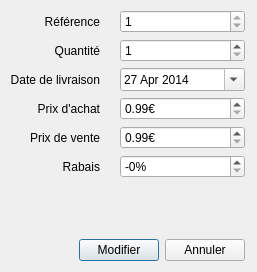
<?xml version="1.0" encoding="UTF-8"?>
<ui version="4.0">
 <class>ModifArticleDialog</class>
 <widget class="QDialog" name="ModifArticleDialog">
  <property name="windowModality">
   <enum>Qt::WindowModal</enum>
  </property>
  <property name="geometry">
   <rect>
    <x>0</x>
    <y>0</y>
    <width>257</width>
    <height>272</height>
   </rect>
  </property>
  <property name="windowTitle">
   <string>Modification d'un article</string>
  </property>
  <widget class="QWidget" name="layoutWidget">
   <property name="geometry">
    <rect>
     <x>10</x>
     <y>10</y>
     <width>235</width>
     <height>251</height>
    </rect>
   </property>
   <layout class="QVBoxLayout" name="verticalLayout">
    <property name="margin">
     <number>0</number>
    </property>
    <item>
     <layout class="QFormLayout" name="formLayout">
      <property name="fieldGrowthPolicy">
       <enum>QFormLayout::AllNonFixedFieldsGrow</enum>
      </property>
      <property name="labelAlignment">
       <set>Qt::AlignRight|Qt::AlignTrailing|Qt::AlignVCenter</set>
      </property>
      <property name="horizontalSpacing">
       <number>20</number>
      </property>
      <item row="0" column="0">
       <widget class="QLabel" name="label">
        <property name="text">
         <string>Référence</string>
        </property>
        <property name="alignment">
         <set>Qt::AlignRight|Qt::AlignTrailing|Qt::AlignVCenter</set>
        </property>
       </widget>
      </item>
      <item row="0" column="1">
       <widget class="QSpinBox" name="spinBox_modele">
        <property name="readOnly">
         <bool>true</bool>
        </property>
        <property name="prefix">
         <string/>
        </property>
        <property name="minimum">
         <number>1</number>
        </property>
        <property name="maximum">
         <number>99999999</number>
        </property>
       </widget>
      </item>
      <item row="1" column="0">
       <widget class="QLabel" name="label_4">
        <property name="text">
         <string>Quantité</string>
        </property>
        <property name="alignment">
         <set>Qt::AlignRight|Qt::AlignTrailing|Qt::AlignVCenter</set>
        </property>
       </widget>
      </item>
      <item row="1" column="1">
       <widget class="QSpinBox" name="spinBox_quantite">
        <property name="minimum">
         <number>1</number>
        </property>
        <property name="maximum">
         <number>99</number>
        </property>
        <property name="value">
         <number>1</number>
        </property>
       </widget>
      </item>
      <item row="2" column="0">
       <widget class="QLabel" name="label_5">
        <property name="text">
         <string>Date de livraison</string>
        </property>
        <property name="alignment">
         <set>Qt::AlignRight|Qt::AlignTrailing|Qt::AlignVCenter</set>
        </property>
       </widget>
      </item>
      <item row="2" column="1">
       <widget class="QDateEdit" name="dateEdit_livraison">
        <property name="date">
         <date>
          <year>2014</year>
          <month>4</month>
          <day>27</day>
         </date>
        </property>
        <property name="minimumDate">
         <date>
          <year>2014</year>
          <month>4</month>
          <day>27</day>
         </date>
        </property>
        <property name="calendarPopup">
         <bool>true</bool>
        </property>
       </widget>
      </item>
      <item row="3" column="0">
       <widget class="QLabel" name="label_6">
        <property name="text">
         <string>Prix d'achat</string>
        </property>
        <property name="alignment">
         <set>Qt::AlignRight|Qt::AlignTrailing|Qt::AlignVCenter</set>
        </property>
       </widget>
      </item>
      <item row="3" column="1">
       <widget class="QDoubleSpinBox" name="doubleSpinBox_achat">
        <property name="suffix">
         <string>€</string>
        </property>
        <property name="minimum">
         <double>0.990000000000000</double>
        </property>
        <property name="maximum">
         <double>499.990000000000009</double>
        </property>
        <property name="singleStep">
         <double>0.010000000000000</double>
        </property>
       </widget>
      </item>
      <item row="4" column="0">
       <widget class="QLabel" name="label_7">
        <property name="text">
         <string>Prix de vente</string>
        </property>
        <property name="alignment">
         <set>Qt::AlignRight|Qt::AlignTrailing|Qt::AlignVCenter</set>
        </property>
       </widget>
      </item>
      <item row="4" column="1">
       <widget class="QDoubleSpinBox" name="doubleSpinBox_vente">
        <property name="suffix">
         <string>€</string>
        </property>
        <property name="minimum">
         <double>0.990000000000000</double>
        </property>
        <property name="maximum">
         <double>499.990000000000009</double>
        </property>
        <property name="singleStep">
         <double>0.010000000000000</double>
        </property>
       </widget>
      </item>
      <item row="5" column="0">
       <widget class="QLabel" name="label_8">
        <property name="text">
         <string>Rabais</string>
        </property>
        <property name="alignment">
         <set>Qt::AlignRight|Qt::AlignTrailing|Qt::AlignVCenter</set>
        </property>
       </widget>
      </item>
      <item row="5" column="1">
       <widget class="QSpinBox" name="spinBox_rabais">
        <property name="suffix">
         <string>%</string>
        </property>
        <property name="prefix">
         <string>-</string>
        </property>
        <property name="maximum">
         <number>100</number>
        </property>
       </widget>
      </item>
     </layout>
    </item>
    <item>
     <spacer name="verticalSpacer">
      <property name="orientation">
       <enum>Qt::Vertical</enum>
      </property>
      <property name="sizeHint" stdset="0">
       <size>
        <width>20</width>
        <height>40</height>
       </size>
      </property>
     </spacer>
    </item>
    <item>
     <layout class="QHBoxLayout" name="horizontalLayout">
      <item>
       <spacer name="horizontalSpacer">
        <property name="orientation">
         <enum>Qt::Horizontal</enum>
        </property>
        <property name="sizeHint" stdset="0">
         <size>
          <width>40</width>
          <height>20</height>
         </size>
        </property>
       </spacer>
      </item>
      <item>
       <widget class="QPushButton" name="ajout_marchandise_button">
        <property name="enabled">
         <bool>true</bool>
        </property>
        <property name="text">
         <string>Modifier</string>
        </property>
       </widget>
      </item>
      <item>
       <widget class="QPushButton" name="refus_marchandise_button">
        <property name="text">
         <string>Annuler</string>
        </property>
       </widget>
      </item>
     </layout>
    </item>
   </layout>
  </widget>
 </widget>
 <resources/>
 <connections/>
</ui>
